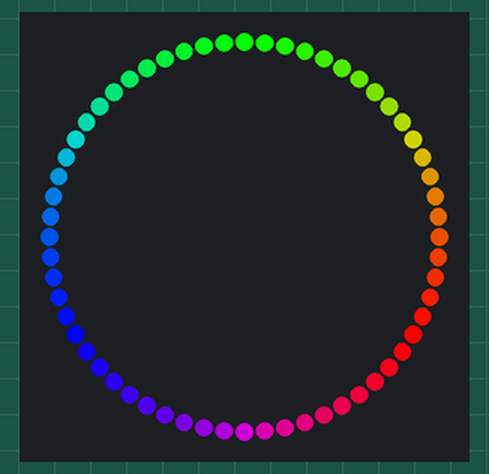
Simulated run of this program. Board: Raspberry Pi (BCM pin numbers). On the bench: 60 RGB LEDs in a ring, first at the top, clockwise. What the program prints to the terminal is not drawn. At 29.4 s the program stops and its outputs stay as they are.

Above: at 0.16 s.
At 3.69 s:
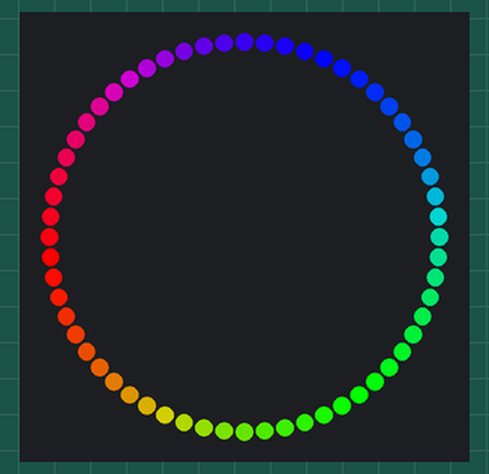
At 7.23 s:
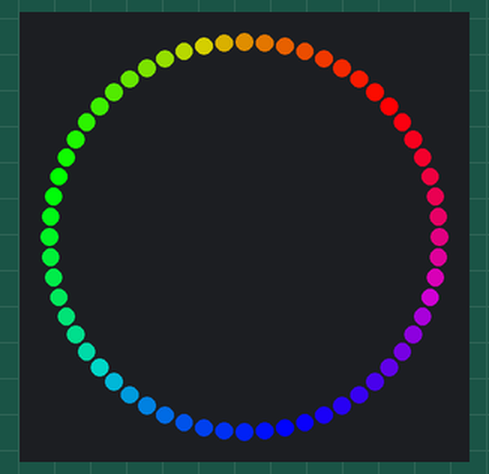
At 14.61 s:
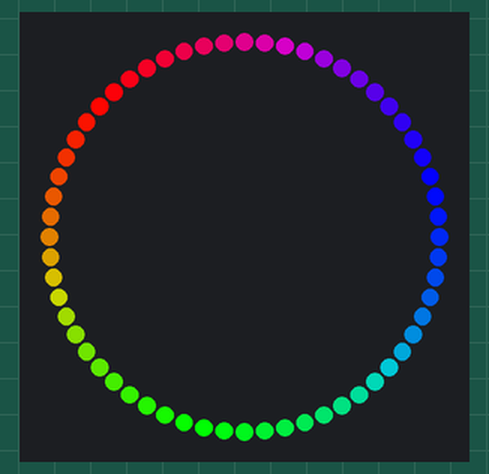
At 21.67 s:
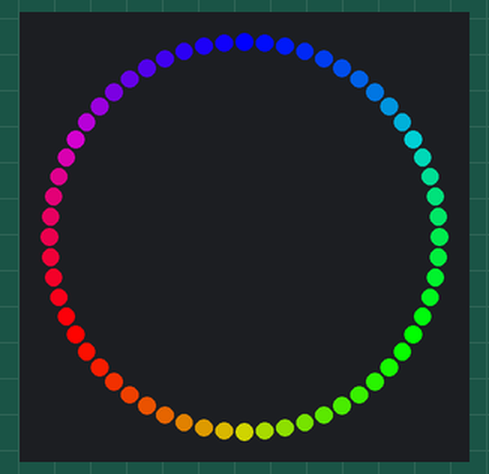
At 29.06 s:
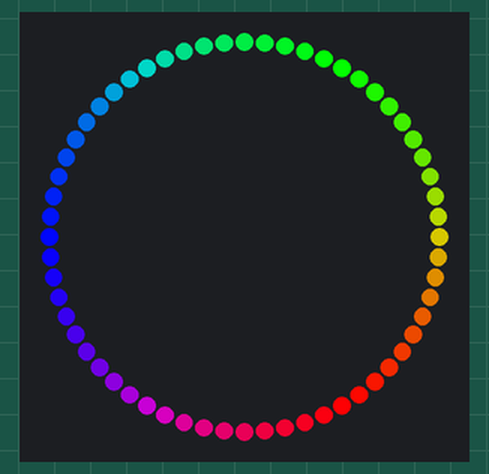

The program:

rainbow.py
```python
import time
from rpi_ws281x import PixelStrip, Color

# LED strip configuration:
LED_COUNT = 60    	# Number of LED pixels.
LED_PIN = 18      	# GPIO pin connected to the pixels (must support PWM).
LED_FREQ_HZ = 800000  # LED signal frequency in hertz (usually 800kHz).
LED_DMA = 10      	# DMA channel to use for generating signal (try 10).
LED_BRIGHTNESS = 255  # Brightness (0 to 255).
LED_INVERT = False	# True to invert the signal.
LED_CHANNEL = 0   	# Set to 1 for GPIO13 if used.

# Create PixelStrip object.
strip = PixelStrip(LED_COUNT, LED_PIN, LED_FREQ_HZ, LED_DMA, LED_INVERT, LED_BRIGHTNESS, LED_CHANNEL)
strip.begin()

def wheel(pos):
	"""Generate rainbow colors across 0-255 positions."""
	if pos < 85:
    	return Color(pos * 3, 255 - pos * 3, 0)
	elif pos < 170:
    	pos -= 85
    	return Color(255 - pos * 3, 0, pos * 3)
	else:
    	pos -= 170
    	return Color(0, pos * 3, 255 - pos * 3)

def rainbow_cycle(strip, wait_ms=20, iterations=5):
	"""Draw rainbow that cycles across all pixels."""
	for j in range(256 * iterations):
    	for i in range(strip.numPixels()):
        	pixel_index = (i * 256 // strip.numPixels()) + j
        	strip.setPixelColor(i, wheel(pixel_index & 255))
    	strip.show()
    	time.sleep(wait_ms / 1000.0)

try:
	print("🌈 Rainbow cycle starting. Press Ctrl+C to stop.")
	rainbow_cycle(strip)
except KeyboardInterrupt:
	print("\nStopping, clearing LEDs.")
	for i in range(strip.numPixels()):
    	strip.setPixelColor(i, Color(0, 0, 0))
	strip.show()
```
